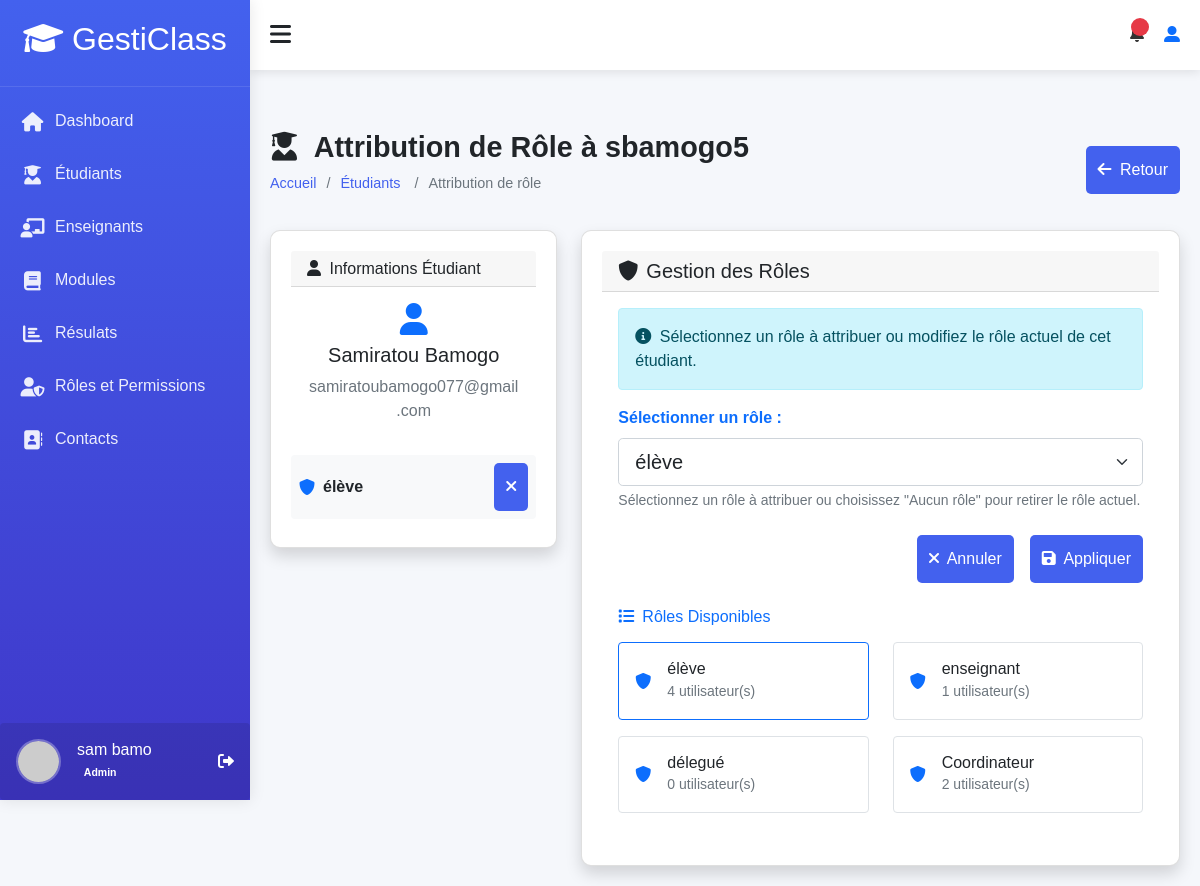
The app's page /accounts/user/student/8/assign-role/ (signed in), older data.
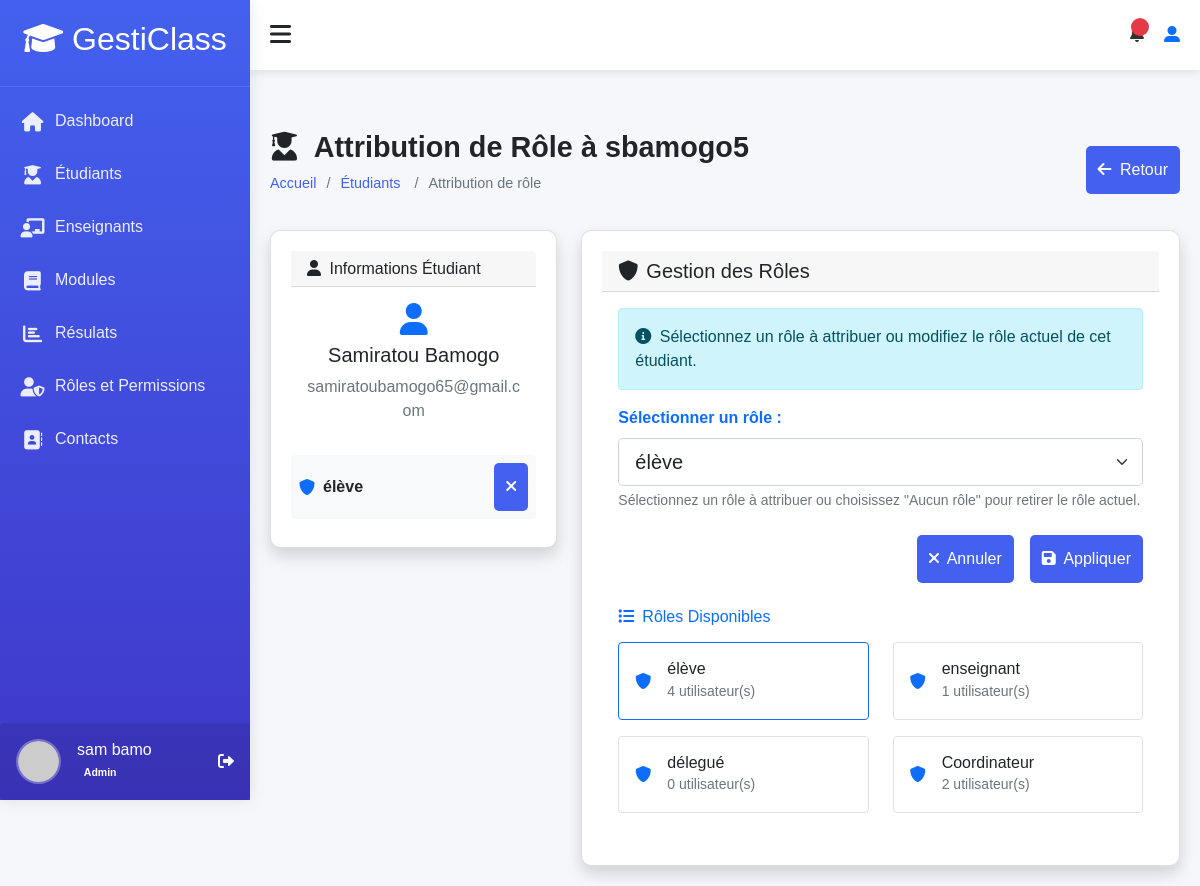
The same page, newer data.
### accounts/models.py (models this page shows, shortened)
class User(AbstractUser):
    ROLE_CHOICES = (
        ('admin', 'Administrateur'),
        ('teacher', 'Enseignant'),
        ('student', 'Élève'),
    )
    profil = models.CharField(max_length=10, choices=ROLE_CHOICES, default='student')
    phone = models.CharField(max_length=20, blank=True)
    birth_date = models.DateField(null=True, blank=True)
    photo = models.ImageField(upload_to='users/', null=True, blank=True)
    specialty = models.CharField(max_length=100, null=True, blank=True)
    hire_date = models.DateField(null=True, blank=True)
    address = models.TextField(blank=True)
    phone_number = models.CharField(max_length=15, blank=True)
    date_of_birth = models.DateField(null=True, blank=True)
    class Meta:
        permissions = [
        ("peut_acceder_module", "Peut acceder au module"),
        ("peut_acceder_aux_eleve", "Peut acceder aux eleves"),
        ("peut_acceder_aux_enseignants", "peut acceder aux enseigants"),
        ("peut_acceder_aux_roles", "peut acceder aux roles"),
        ("peut_acceder_au_dashboard", "Peut accéder au tableau de bord "),
        ("dashboard", "Peut voir les infos utiles  pour des étudiants"),
        ("peut_voir_infos_utile_teacher", "Peut voir les infos utiles pour des enseignants"),
        ("peut_agir_infos_utile_student", "Peut agir sur les infos utiles pour des étudiants"),
        ("peut_agir_infos_utile_teacher", "Peut agir sur les infos utiles pour des enseignants"),
        ("can_view_student_performance_data", "Peut voir ses données de performance  étudiants"),
        ("can_view_teacher_module_performance_data", "Peut voir les données de performance des modules des enseignants"),
        ("can_view_all_students_performance_data ", "Peut voir les données de performance de tous les étudiants"),
        ("can_view_student_list", "Peut voir la liste des étudiants"),
        ("can_view_teacher_list", "Peut voir la liste des enseignants"),
        ("can_view_module_list", "Peut voir la liste des modules"),
        ("can_view_results_list", "Peut voir la liste résultats"),
        ("can_view_suggestions_list", "Peut voir la liste des suggestions"),
        ("can_delete_suggestion", "Peut supprimer une suggestion"),
        ("can_delete_result", "Peut supprimer un résultat"),
        ("can_view_module_details", "Peut les details d'un module"),
        ("can_view_student_details", "Peut voir les détails d'un étudiant"),
        ("can_view_teacher_details", "Peut voir les détails d'un enseignant"),
        ("can_view_own_details", "Peut voir ses propres détails"),
        ("cans_view_results", "Peut voir les résultats"),
        ("can_view_own_results", "Peut voir ses propres résultats"),
        ("can_view_section__admin", "Peut voir la d'administration des section"),
        ("view_role", "Peut voir les rôles"),
        ("add_role", "Peut ajouter un rôle"),
        ("change_role", "Peut modifier un rôle"),
        ("delete_role", "Peut supprimer un rôle"),
        ("assign_role", "Peut assigner des rôles"),
        ("view_timetable", "Peut voir l'emploi du temps"),
        ("manage_timetable", "Peut gérer l'emploi du temps"),
        ("can_add_teacher", "Peut ajouter un enseignant"),
        ("can_add_student", "Peut ajouter un étudiant"),
        ("can_change_teacher", "Peut modifier un enseignant"),
        ("can_change_student", "Peut modifier un étudiant"),
        ("can_delete_teacher", "Peut supprimer un enseignant"),
        ("can_delete_student", "Peut supprimer un étudiant"),
        ("can_view_schoolinfo", "Peut voir les informations de l'école"),
        ("can_add_schoolinfo", "Peut ajouter les informations de l'école"),
        ("can_change_schoolinfo", "Peut modifier les informations de l'école"),
        ("can_delete_schoolinfo", "Peut supprimer les informations de l'école"),
        ]

### accounts/views.py (the view, shortened to what this page needs)
# urls.py: path('user/<str:user_type>/<int:user_id>/assign-role/', views.assign_user_role, name='assign_user_role'),
@login_required
@permission_required('accounts.assign_role', raise_exception=True)
def assign_user_role(request, user_id, user_type):
    if user_type not in ['student', 'teacher']:
        messages.error(request, 'Type d\'utilisateur non valide.')
        return redirect('dashboard:home')
    user = get_object_or_404(User, id=user_id, profil=user_type)
    available_roles = Group.objects.all()
    context = {
        'elem': user,  # Variable commune pour les deux types
        'user_type': user_type,
        'available_roles': available_roles,
        'title': f'Attribuer un rôle à {user.username}'
    }
    return render(request, 'roles/assign_user_role.html', context)

### accounts/templates/roles/assign_user_role.html (shortened to what this page needs)
{% extends "models/base.html" %}
{% load static %}
{% block content %}
<div class="content">
    <div class="page-title">
        <div>
            <h2>
                <i class="fas {% if user_type == 'student' %}fa-user-graduate{% else %}fa-chalkboard-teacher{% endif %} me-2"></i>
                Attribution de Rôle à {{ elem.username }}
            </h2>
            <ul class="breadcrumb">
                <li><a href="{% url 'dashboard:dashboard' %}">Accueil</a></li>
                <li><a href="{% url 'accounts:'|add:user_type|add:'s_list' %}">
                    {% if user_type == 'student' %}Étudiants{% else %}Enseignants{% endif %}
                </a></li>
                <li>Attribution de rôle</li>
            </ul>
        </div>
        <div class="btn-group">
            <a href="{% url 'accounts:'|add:user_type|add:'s_list' %}" class="btn btn-secondary">
                <i class="fas fa-arrow-left me-1"></i> Retour
            </a>
        </div>
    </div>
    <div class="row">
        <div class="col-md-4 mb-4">
            <div class="card shadow">
                <div class="card-header ">
                    <h6 class="m-0"><i class="fas fa-user me-1"></i>
                        Informations {% if user_type == 'student' %}Étudiant{% else %}Enseignant{% endif %}
                    </h6>
                </div>
                <div class="card-body">
                    <div class="text-center mb-3">
                        <div class="avatar-lg bg-soft-primary rounded-circle mx-auto d-flex align-items-center justify-content-center mb-2">
                            <i class="fas fa-user text-primary fs-2"></i>
                        </div>
                        <h5>{{ elem.get_full_name|default:elem.username }}</h5>
                        <p class="text-muted">{{ elem.email }}</p>
                    </div>
                </div>
                {% if elem.groups.all %}
                {% for group in elem.groups.all %}
                <div class="d-flex align-items-center justify-content-between mb-2 p-2 bg-light rounded">
                    <div class="d-flex align-items-center">
                        <i class="fas fa-shield-alt text-primary me-2"></i>
                        <span class="fw-bold">{{ group.name }}</span>
                    </div>
                    <button type="button" class="btn btn-sm btn-outline-danger"
                            data-bs-toggle="modal" data-bs-target="#confirmRemoveModal"
                            data-role-id="{{ group.id }}" data-role-name="{{ group.name }}">
                        <i class="fas fa-times"></i>
                    </button>
                </div>
                {% endfor %}
                {% else %}
                <div class="text-center text-muted py-3">
                    <i class="fas fa-exclamation-circle fa-2x mb-2"></i>
                    <p>Aucun rôle attribué</p>
                </div>
                {% endif %}
            </div>
        </div>
        <div class="col-md-8">
            <div class="card shadow">
                <div class="card-header ">
                    <h5 class="m-0"><i class="fas fa-shield-alt me-2"></i>Gestion des Rôles</h5>
                </div>
                <div class="card-body">
                    <div class="alert alert-info">
                        <i class="fas fa-info-circle me-1"></i>
                        Sélectionnez un rôle à attribuer ou modifiez le rôle actuel de cet
                        {% if user_type == 'student' %}étudiant{% else %}enseignant{% endif %}.
                    </div>
                    <form method="post">
                        <div class="mb-4">
                            <label for="role" class="form-label fw-bold text-primary">Sélectionner un rôle :</label>
                            <select class="form-select form-select-lg" id="role" name="role">
                                {% for role in available_roles %}
                                <option value="{{ role.id }}" {% if role in elem.groups.all %}selected{% endif %}>
                                    {{ role.name }}
                                </option>
                                {% endfor %}
                            </select>
                            <div class="form-text">
                                Sélectionnez un rôle à attribuer ou choisissez "Aucun rôle" pour retirer le rôle actuel.
                            </div>
                        </div>
                        <div class="d-grid gap-2 d-md-flex justify-content-md-end">
                            <a href="{% url 'accounts:'|add:user_type|add:'s_list' %}" class="btn btn-secondary me-md-2">
                                <i class="fas fa-times me-1"></i> Annuler
                            </a>
                            <button type="submit" class="btn {% if user_type == 'student' %}btn-success{% else %}btn-warning{% endif %}">
                                <i class="fas fa-save me-1"></i> Appliquer
                            </button>
                        </div>
                    </form>
                    <div class="mt-4">
                        <h6 class="text-primary mb-3"><i class="fas fa-list me-2"></i>Rôles Disponibles</h6>
                        <div class="row">
                            {% for role in available_roles %}
                            <div class="col-md-6 mb-3">
                                <div class="role-card p-3 border rounded {% if role in elem.groups.all %}{% if user_type == 'student' %}border-primary bg-soft-primary{% else %}border-warning bg-soft-warning{% endif %}{% endif %}">
                                    <div class="d-flex align-items-center">
                                        <div class="avatar-sm {% if user_type == 'student' %}bg-soft-primary{% else %}bg-soft-warning{% endif %} rounded-circle me-3 d-flex align-items-center justify-content-center">
                                            <i class="fas fa-shield-alt {% if user_type == 'student' %}text-primary{% else %}text-warning{% endif %}"></i>
                                        </div>
                                        <div class="flex-grow-1">
                                            <h6 class="mb-0">{{ role.name }}</h6>
                                            <small class="text-muted">{{ role.user_set.count }} utilisateur(s)</small>
                                        </div>
                                    </div>
                                </div>
                            </div>
                            {% endfor %}
                        </div>
                    </div>
                </div>
            </div>
        </div>
    </div>
</div>
{% endblock %}

### templates/models/base.html (shortened to what this page needs)
<!DOCTYPE html>
<html lang="fr">
    <head>
        <link rel="stylesheet" href="https://cdnjs.cloudflare.com/ajax/libs/font-awesome/6.4.0/css/all.min.css">
        <link rel="stylesheet" href="https://cdn.jsdelivr.net/npm/bootstrap-icons@1.10.0/font/bootstrap-icons.css">
        <link href="https://cdn.jsdelivr.net/npm/bootstrap@5.3.0/dist/css/bootstrap.min.css" rel="stylesheet">
        <link href="https://cdn.jsdelivr.net/npm/bootstrap@5.3.0-alpha1/dist/css/bootstrap.min.css" rel="stylesheet">
        <link rel="stylesheet" href="https://cdnjs.cloudflare.com/ajax/libs/font-awesome/6.0.0/css/all.min.css">
        <link href="https://cdn.jsdelivr.net/npm/bootstrap@5.1.3/dist/css/bootstrap.min.css" rel="stylesheet">
    </head>
    <body>
        <div>
            {% include 'models/sidebar.html' %}
            <div class="main-content" id="main-content">
                {% include 'models/header.html' %}
                <div class="content">
                </div>
                {% block content %}{% endblock %}
            </div>
        </div>
    </body>
</html>

### templates/models/sidebar.html
<div class="sidebar" id="sidebar">
    <div class="sidebar-header">
        <h2><i class="fas fa-graduation-cap text-white"></i> GestiClass</h2>
    </div>
    <div class="sidebar-menu">
        <ul>
            <li><a href="{% url 'dashboard:dashboard' %}" class="active">
                <i class="fas fa-home"></i> <span>Dashboard</span>
            </a></li>
            <li><a href="{% url 'accounts:students_list' %}">
                <i class="fas fa-user-graduate"></i> <span>Étudiants</span>
            </a></li>
            {% if perms.accounts.peut_acceder_aux_enseignants %}
            <li><a href="{% url 'accounts:teachers_list' %}" >
                <i class="fas fa-chalkboard-teacher"></i> <span>Enseignants</span>
            </a></li>
            {% endif %}
            {% if perms.accounts.peut_acceder_module %}
            <li><a href="{% url 'accounts:modules_list' %}">
                <i class="fas fa-book"></i> <span>Modules</span>
            </a></li>
            {% endif %}
            <li><a href="{% url 'accounts:results_list' %}">
                <i class="fas fa-chart-bar"></i> <span>Résulats</span>
            </a></li>
            {% if perms.accounts.peut_acceder_aux_roles %}
            <li><a href="{% url 'accounts:role_list' %}">
                <i class="fas fa-user-shield"></i> <span>Rôles et Permissions</span>
            </a></li>
            {% endif %}
            <li><a href="{% url 'accounts:contact' %}">
                <i class="fas fa-address-book"></i> <span>Contacts</span>
            </a></li>
        </ul>
    </div>
    <div class="user-profile d-flex align-items-center p-3 rounded">
        {% if user.photo %}
            <img src="{{ user.photo.url }}"
                 alt="Photo de {{ user.get_full_name }}"
                 class="rounded-circle me-3"
                 style="width: 45px; height: 45px; object-fit: cover;">
        {% else %}
            <img src="https://ui-avatars.com/api/?name={{ user.first_name }}+{{ user.last_name }}&background=0D8ABC&color=fff&size=128"
                 alt="Avatar de {{ user.get_full_name }}"
                 class="rounded-circle me-3"
                 style="width: 45px; height: 45px; object-fit: cover;">
        {% endif %}
        <div class="user-info">
            <h6 class="mb-0">{{ user.get_full_name }}</h6>
            <small>
                {% if user.profil == 'student' %}
                    <span class="badge rounded-pill">Élève</span>
                {% elif user.profil == 'teacher' %}
                    <span class="badge rounded-pill">Professeur</span>
                {% elif user.profil == 'admin' %}
                    <span class="badge rounded-pill">Admin</span>
                {% endif %}
            </small>
        </div>
        <div class="ms-auto">
            <a href="{% url 'accounts:logout' %}" class="text-decoration-none text-white">
                <i class="fas fa-sign-out-alt"></i>
            </a>
        </div>
    </div>
</div>

### templates/models/header.html (shortened to what this page needs)
<div class="header" id="header">
    <div class="toggle-sidebar" onclick="toggleSidebar()">
        <i class="fas fa-bars"></i>
    </div>
    <div class="header-right">
        <div class="notification" onclick="window.location.href='{% url 'dashboard:suggestions_list' %}'">
            <span class="badge">{{ new_contacts_count }} </span>
        </div>
        <div>
            {% if user.is_authenticated %}
            <a href="{% url 'accounts:profile' %}" class="profile-link">
                <i class="fas fa-user-alt"></i>
            </a>
            {% endif %}
        </div>
    </div>
</div>

Row changes from the older to the newer data that the page shows:
changed User "sbamogo5": email "samiratoubamogo077@gmail.com" → "samiratoubamogo65@gmail.com"
